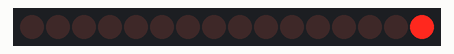
Simulated run of this sketch. Board: Arduino Uno, built with avr-gcc and run on an emulated ATmega328P. Parts: 16 shift-register outputs drawn as a row of LEDs (first output left, lit = HIGH). Wiring (inferred from the names in the program): 2 × shift register (74HC595): data pin 8; shift clock pin 10; latch pin 11. Wiring (inferred from the signals the program sends): row of LEDs: on Q0, Q1, Q2, Q3, Q4, Q5, Q6, Q7, Q8, Q9, Q10, Q11, Q12, Q13, Q14, Q15.

Above: at 0.2 s.
At 1.2 s:
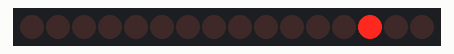
At 2.2 s:
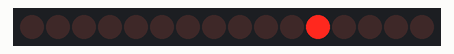
At 4.7 s:
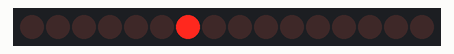
At 7.2 s:
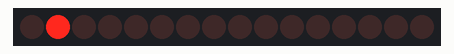
At 9.7 s:
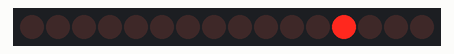
Timing chart, 0 to 10.4 s (numbered marks = the images above):
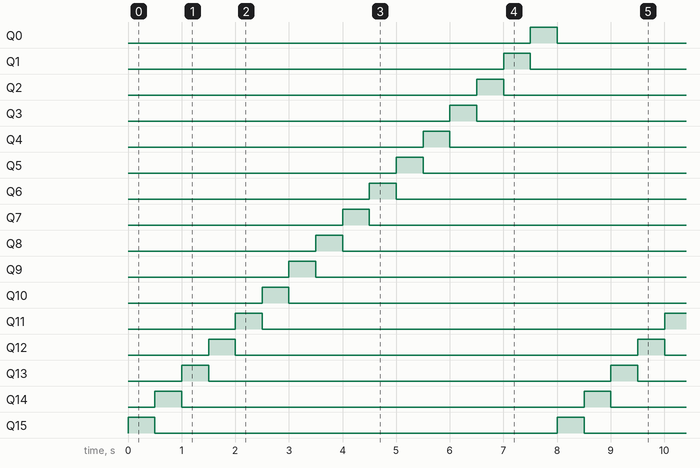

Measured:
- by itself, Q0–15: alternates HIGH for 0.50 s and LOW for 7.5 s
- by itself, everything shown: repeats every 8.0 s, in 16 steps

The sketch:

DM13A-16-segment-LED-driver.ino
```cpp
// DM13A 16-segment LED digit driver demo
// Author Susan Amber Bruce 27/4/2025.

#define DAI 8  // Serial data input terminal (pin 2 on DM13A)
#define DCK 10 // Synchronous clock input terminal for serial data transfer (pin 3 on DM13A)
#define LAT 11 // Input terminal of data strobe (pin 4 on DM13A)

int buffer[16] = {0b0000000000000001, 0b0000000000000010, 0b0000000000000100,
                  0b0000000000001000, 0b0000000000010000, 0b0000000000100000,
                  0b0000000001000000, 0b0000000010000000, 0b0000000100000000,
                  0b0000001000000000, 0b0000010000000000, 0b0000100000000000,
                  0b0001000000000000, 0b0010000000000000, 0b0100000000000000,
                  0b1000000000000000}; // Example bit patterns for 16 segments

void setup()
{
  Serial.begin(9600);
  pinMode(DAI, OUTPUT);
  pinMode(DCK, OUTPUT);
  pinMode(LAT, OUTPUT);

  digitalWrite(DAI, LOW);
  digitalWrite(DCK, LOW);
  digitalWrite(LAT, LOW);
}

void loop()
{
  for (int i = 0; i < 16; i++) // Loop through all 16 segments
  {
    shiftOut(buffer[i]); // Shift out the 16-bit value
    latch_output();      // Latch the data
    delay(500);         // Delay for 1/2 second
  }
}

void shiftOut(int data) // Function to shift out 16 bits
{
  for (int j = 0; j < 16; j++) // Loop through all 16 bits
  {
    int bit = (data >> j) & 0x01; // Extract the j-th bit
    digitalWrite(DAI, bit);       // Write the bit to DAI
    digitalWrite(DCK, HIGH);      // Clock pulse
    digitalWrite(DCK, LOW);
  }
}

void latch_output() // Push latch pulse to LAT pin to latch the output data
{
  digitalWrite(LAT, HIGH);
  digitalWrite(LAT, LOW);
}
```
